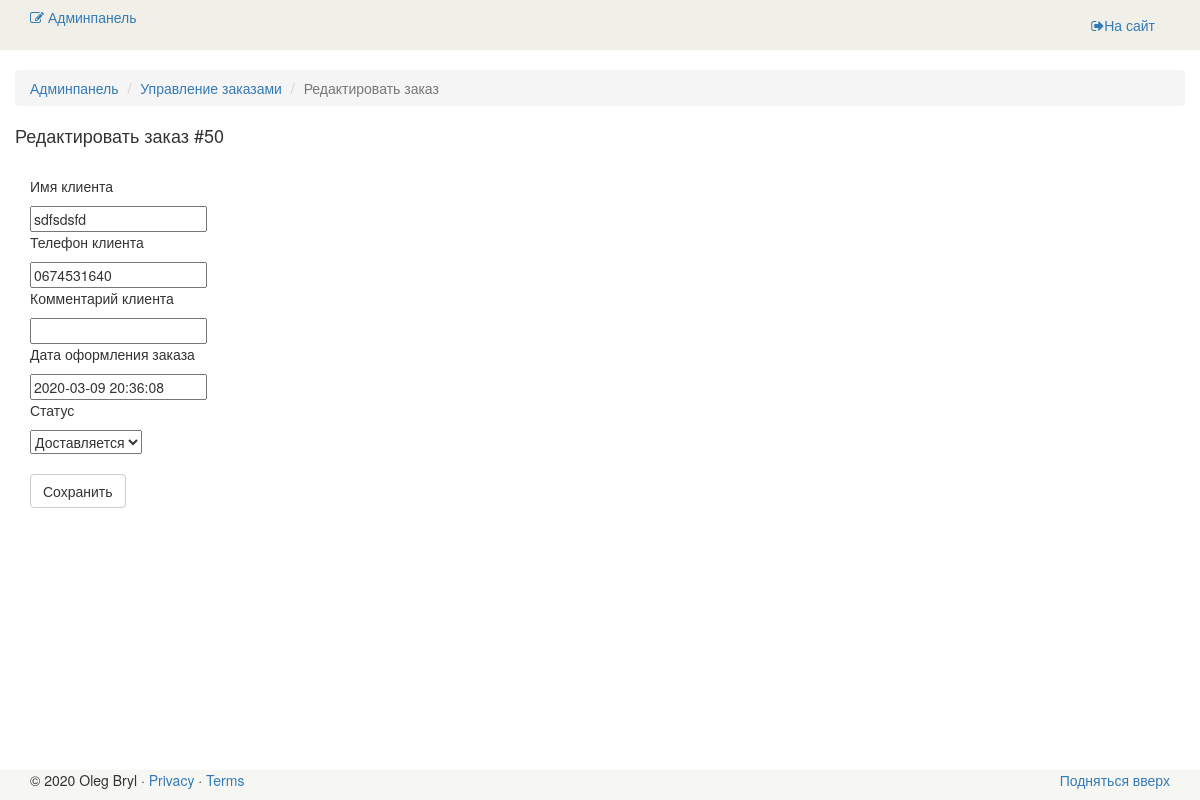
Page /admin/order/update/50 (signed in) on the committed database.
### tables this page shows
CREATE TABLE `book_order` (
                              `id` int(11) NOT NULL,
                              `user_name` varchar(255) DEFAULT NULL,
                              `user_phone` varchar(255) DEFAULT NULL,
                              `user_comment` text,
                              `date` timestamp NOT NULL DEFAULT CURRENT_TIMESTAMP,
                              `books` text,
                              `status` int(11) DEFAULT '1',
                              PRIMARY KEY (`id`)
);

### config/routes.php (called while the page is built)
<?php
return array(
    'book/([0-9]+)' => 'book/view/$1',
    'catalog' => 'catalog/index',
    'category/([0-9]+)/page-([0-9]+)' => 'catalog/category/$1/$2',
    'category/([0-9]+)' => 'catalog/category/$1',
    'author/([0-9]+)/page-([0-9]+)' => 'catalog/author/$1/$2',
    'author/([0-9]+)' => 'catalog/author/$1',
    'cart/checkout' => 'cart/checkout',
    'cart/delete/([0-9]+)' => 'cart/delete/$1',
    'cart/add/([0-9]+)' => 'cart/add/$1',
    'cart/addAjax/([0-9]+)' => 'cart/addAjax/$1',
    'cart' => 'cart/index',
    'user/register' => 'user/register',
    'user/login' => 'user/login',
    'user/logout' => 'user/logout',
    'cabinet/edit' => 'cabinet/edit',
    'cabinet' => 'cabinet/index',
    'admin/book/create' => 'adminBook/create',
    'admin/book/update/([0-9]+)' => 'adminBook/update/$1',
    'admin/book/delete/([0-9]+)' => 'adminBook/delete/$1',
    'admin/book' => 'adminBook/index',
    'admin/category/create' => 'adminCategory/create',
    'admin/category/update/([0-9]+)' => 'adminCategory/update/$1',
    'admin/category/delete/([0-9]+)' => 'adminCategory/delete/$1',
    'admin/category' => 'adminCategory/index',
    'admin/author/create' => 'adminAuthor/create',
    'admin/author/update/([0-9]+)' => 'adminAuthor/update/$1',
    'admin/author/delete/([0-9]+)' => 'adminAuthor/delete/$1',
    'admin/author' => 'adminAuthor/index',
    'admin/order/update/([0-9]+)' => 'adminOrder/update/$1',
    'admin/order/delete/([0-9]+)' => 'adminOrder/delete/$1',
    'admin/order/view/([0-9]+)' => 'adminOrder/view/$1',
    'admin/order' => 'adminOrder/index',
    'admin' => 'admin/index',
    'contacts' => 'site/contact',
    'about' => 'site/about',
    'index.php' => 'site/index',
    '' => 'site/index',
);

### controllers/AdminOrderController.php (called while the page is built, shortened)
<?php
class AdminOrderController extends AdminBase
{
    public function actionUpdate($id)
    {
        $order = Order::getOrderById($id);
        require_once(ROOT . '/views/admin_order/update.php');
        return true;
    }
}

### index.php (called while the page is built, shortened)
<?php
$router = new Router();
$router->run();

### models/Order.php (called while the page is built, shortened)
<?php
class Order
{
    public static function getOrderById($id)
    {
        $db = Db::getConnection();
        $sql = 'SELECT * FROM book_order WHERE id = :id';
        $result = $db->prepare($sql);
        $result->bindParam(':id', $id, PDO::PARAM_INT);
        $result->setFetchMode(PDO::FETCH_ASSOC);
        $result->execute();
        return $result->fetch();
    }
}

### views/admin_order/update.php (the view, shortened to what this page needs)
<?php include ROOT . '/views/layouts/header_admin.php'; ?>
<section>
    <div class="container">
        <div class="row">
            <br/>
            <div class="breadcrumbs">
                <ol class="breadcrumb">
                    <li><a href="/admin">Админпанель</a></li>
                    <li><a href="/admin/order">Управление заказами</a></li>
                    <li class="active">Редактировать заказ</li>
                </ol>
            </div>
            <h4>Редактировать заказ #<?php echo $id; ?></h4>
            <br/>
            <div class="col-lg-4">
                <div class="login-form">
                    <form action="#" method="post">
                        <p>Имя клиента</p>
                        <input type="text" name="userName" placeholder="" value="<?php echo $order['user_name']; ?>">
                        <p>Телефон клиента</p>
                        <input type="text" name="userPhone" placeholder="" value="<?php echo $order['user_phone']; ?>">
                        <p>Комментарий клиента</p>
                        <input type="text" name="userComment" placeholder="" value="<?php echo $order['user_comment']; ?>">
                        <p>Дата оформления заказа</p>
                        <input type="text" name="date" placeholder="" value="<?php echo $order['date']; ?>">
                        <p>Статус</p>
                        <select name="status">
                            <option value="3" <?php if ($order['status'] == 3) echo ' selected="selected"'; ?>>Доставляется</option>
                        </select>
                        <br>
                        <br>
                        <input type="submit" name="submit" class="btn btn-default" value="Сохранить">
                    </form>
                </div>
            </div>
        </div>
    </div>
</section>
<?php include ROOT . '/views/layouts/footer_admin.php'; ?>

### components/Router.php (shortened to what this page needs)
<?php
class Router
{
    private $routes;
    public function __construct()
    {
        $routesPath = ROOT . '/config/routes.php';
        $this->routes = include($routesPath);
    }
    private function getURI()
    {
        if (!empty($_SERVER['REQUEST_URI'])) {
            return trim($_SERVER['REQUEST_URI'], '/');
        }
    }
    public function run()
    {
        $uri = $this->getURI();
        foreach ($this->routes as $uriPattern => $path) {
            if (preg_match("~$uriPattern~", $uri)) {
                $internalRoute = preg_replace("~$uriPattern~", $path, $uri);
                $segments = explode('/', $internalRoute);
                $controllerName = array_shift($segments) . 'Controller';
                $actionName = 'action' . ucfirst(array_shift($segments));
                $parameters = $segments;
                $controllerObject = new $controllerName;
                $result = call_user_func_array(array($controllerObject, $actionName), $parameters);
                if ($result != null) {
                    break;
                }
            }
        }
    }
}

### views/layouts/header_admin.php (shortened to what this page needs)
<!DOCTYPE html>
<html lang="en">
    <head>
        <link href="/template/css/bootstrap.min.css" rel="stylesheet">
        <link href="/template/css/font-awesome.min.css" rel="stylesheet">
        <link href="/template/css/price-range.css" rel="stylesheet">
        <link href="/template/css/main.css" rel="stylesheet">
    </head>
    <body>
        <div class="page-wrapper">
            <header id="header">
                <div class="header_top">
                    <div class="container">
                        <div class="row">
                            <div class="col-sm-6">
                                <div class="contactinfo">
                                    <h5>
                                        <a href="/admin"><i class="fa fa-edit"></i> Админпанель</a>
                                    </h5>
                                </div>
                            </div>
                            <div class="col-sm-6">
                                <div class="social-icons pull-right">
                                    <ul class="nav navbar-nav">
                                        <li><a href="/"><i class="fa fa-sign-out"></i>На сайт</a></li>
                                    </ul>
                                </div>
                            </div>
                        </div>
                    </div>
                </div>
            </header>
        </div>
    </body>

### views/layouts/footer_admin.php (shortened to what this page needs)
<html>
<body>
<link href="/template/css/main.css" rel="stylesheet">
<div class="container" id="footer">
    <footer>
        <p class="pull-right"><a href="#">Подняться вверх</a></p>
        <p>&copy; 2020 Oleg Bryl &middot; <a href="#">Privacy</a> &middot; <a href="#">Terms</a></p>
    </footer>
</div>
</body>
</html>

### template/css/main.css (style rules this page uses)
#footer { position: fixed; left: 0; bottom: 0; width: 100%; background-color: #f0f0e996; padding: 0px 30px 0px 30px; }
.header_top { background: none repeat scroll 0 0 #F0F0E9; }

### rows in the picture
book_order: userName "sdfsdsfd", userPhone "0674531640", date "2020-03-09 20:36:08", status "Доставляется"
